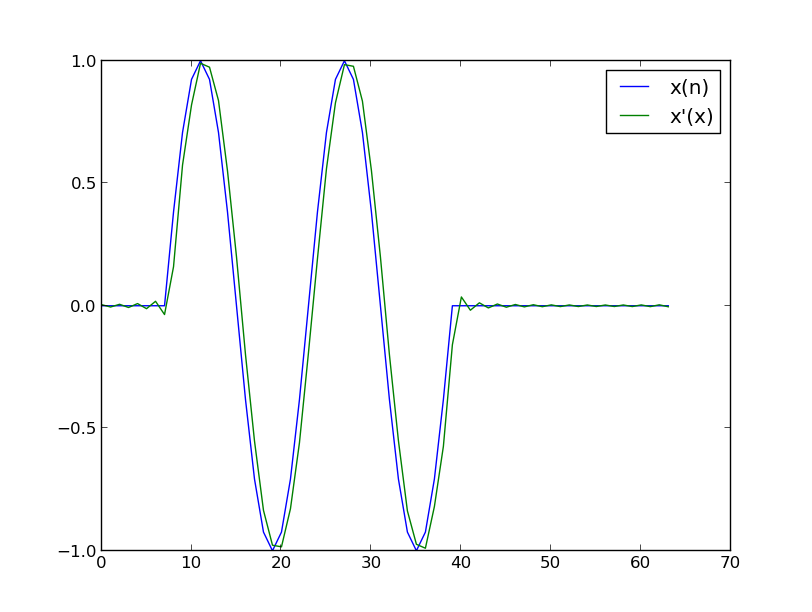

Here is the Python script that generated this plot:
#coding:utf-8
from pylab import *
import numpy as np
import singou as sg

x = [0.0]*7 + [np.sin(2*np.pi*(n-8)/16) for n in range(8,41)] + [0.0]*24

X = sg.dft(x)
xd = sg.ift(X)
N = len(x)
h1 = [complex(np.cos(2*np.pi*(k-N)/(N*2)),-np.sin(2*np.pi*(k-N)/(N*2))) for k in range(33,N)]
h2 = [complex(np.cos(2*np.pi*k/(N*2)),-np.sin(2*np.pi*k/(N*2))) for k in range(0,33)]

h = h2+h1

print len(h)
Y = [h[k]*X[k] for k in range(N)]
#Y = sg.fir(h,X)
y = sg.ift(Y)

plot(x,label='x(n)')
plot(y,label="x'(x)")
legend()

show()
